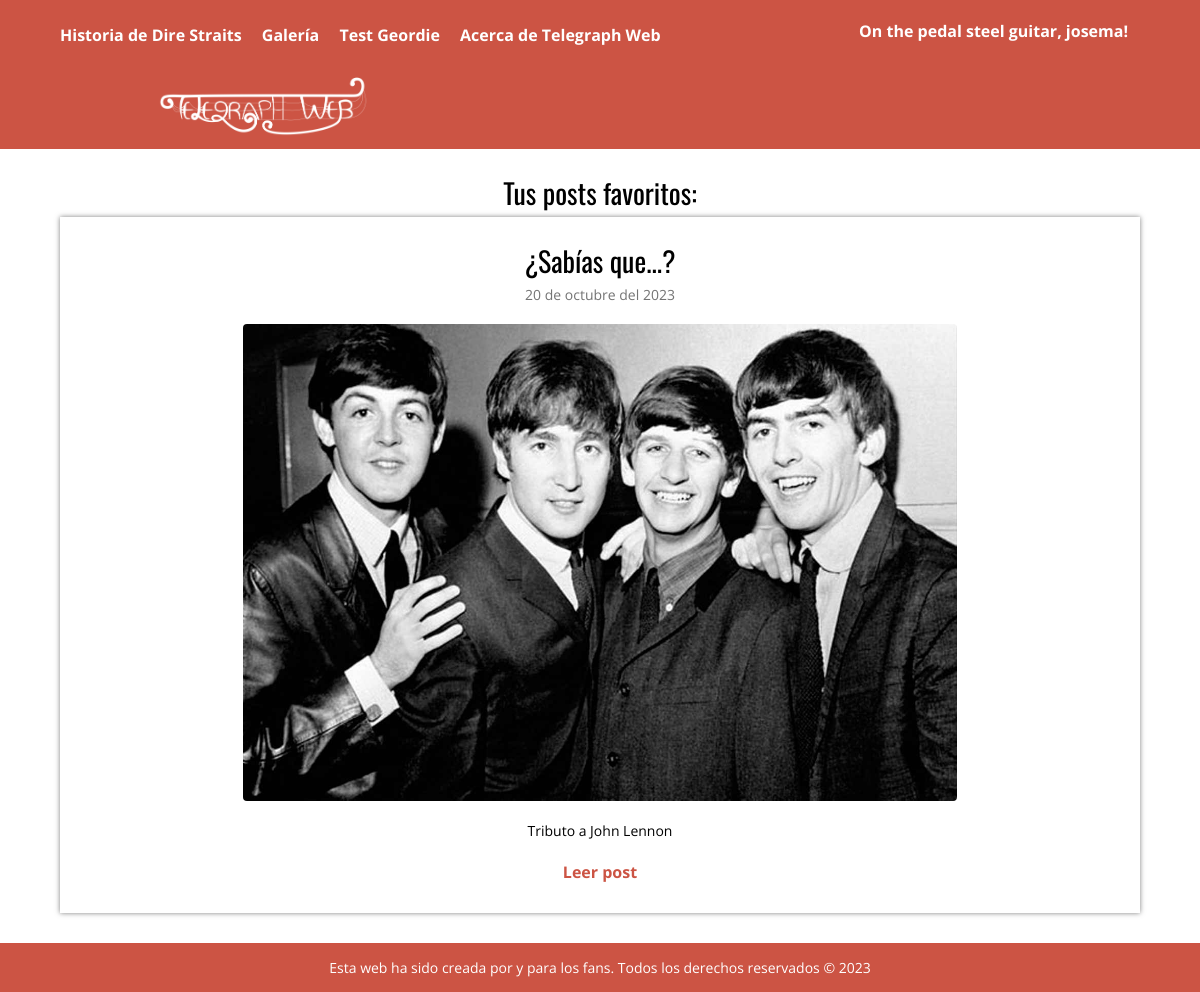
The app's page /model/personal/favoritos.php?usuario=josema (signed in) with its own data.
### tables this page shows
CREATE TABLE `comunidad` (
  `id_post` int(11) NOT NULL,
  `id_usuario` int(11) NOT NULL,
  `titulo_post` varchar(50) NOT NULL DEFAULT '0',
  `descripcion_post` varchar(200) NOT NULL DEFAULT '0',
  `fecha_post` timestamp NOT NULL DEFAULT current_timestamp(),
  `texto_post` text NOT NULL,
  `imagen_post` varchar(50) NOT NULL DEFAULT '0',
  `fecha_post_editado` timestamp NULL DEFAULT NULL,
  `upvotes_post` int(11) DEFAULT 0,
  `favoritos_post` int(11) DEFAULT 0
);

### model/personal/favoritos.php (called while the page is built, shortened)
<?php
require '../../recursos/funciones.php';
require '../../recursos/config.php';
$conexion = conexion($bd_config);
$usuario = $_GET['usuario'];
$statement = $conexion->prepare("SELECT * FROM comunidad INNER JOIN usuarios ON FIND_IN_SET(comunidad.id_post, usuarios.favoritos_usuario) > 0 AND usuarios.login_usuario = '$usuario'");
$statement->execute();
$resultado = $statement->fetchAll();
if (empty($resultado)) {
    $titulo = 'No tienes posts favoritos';
    $noResultados = true;
} else {
    $titulo = 'Tus posts favoritos: ';
}
require "../../views/header.php";
require '../../views/personal/favoritos.view.php';
require "../../views/footer.php";

### recursos/funciones.php (called while the page is built, shortened)
<?php
function fecha($fecha)
{
  $timestamp = strtotime($fecha);
  $meses = array("enero", "febrero", "marzo", "abril", "mayo", "junio", "julio", "agosto", "septiembre", "octubre", "noviembre", "diciembre");
  $dia = date('d', $timestamp);
  $mes = date('m', $timestamp) - 1;
  $year = date('Y', $timestamp);
  $fecha = "$dia de " . $meses[$mes] . " del $year";
  return $fecha;
}

### views/personal/favoritos.view.php (the view)
<div class="contenedor">
<h2 class="titulo busqueda"><?php echo $titulo?></h2> <?php
    foreach ($resultado as $articulo) { ?>
        <div class="post">
            <article>
                <h2 class="titulo"><a href="../principal/ver-post.php?id=<?php echo $articulo['id_post']; ?>"><?php echo $articulo['titulo_post']?></a></h2>
                <p class="fecha"><?php echo fecha($articulo['fecha_post'])?></p>
                <div class="thumb">
                    <a href="../principal/ver-post.php?id=<?php echo $articulo['id_post'];?>">
                        <img src="<?php echo RUTA; ?>/recursos/imagenes/comunidad/<?php echo $articulo['imagen_post']?>" alt="">
                    </a>
                </div>
                <p class="descripcion"><?php echo $articulo['descripcion_post']?></p>
                <a href="../principal/ver-post.php?id=<?php echo $articulo['id_post'];?>" class="continuar">Leer post</a>
            </article>
        </div>
    <?php
    }
    ?>
</div>

### recursos/css/estilo.css (style rules this page uses)
* { margin: 0; padding: 0; -webkit-box-sizing: border-box; -moz-box-sizing: border-box; box-sizing: border-box; }
body { font-size: 16px; font-family: 'Open Sans', sans-serif; background-image: url("../imagenes/recursos/background-light.png"); background-attachment: fixed; background-position: center; background-repeat: no-repeat; }
h1, h2, h3, h4, h5, h6 { font-family: "Oswald", Arial, Sans-serif; font-weight: normal; }
a { text-decoration: none; color: rgb(204, 84, 68); }
.contenedor { max-width: 1200px; width: 90%; margin: auto; animation: transitionIn 1s; }
.post { width: 100%; background: #ffffffc4; box-shadow: 0px 0px 5px rgba(0, 0, 0, .5); margin-bottom: 30px; padding: 30px; text-align: center; }
.post article .titulo { font-family: "Oswald", Arial, Sans-serif; font-size: 28px; font-weight: normal; line-height: 28px; margin-bottom: 10px; }
.busqueda { font-family: "Oswald", Arial, Sans-serif; font-size: 28px; font-weight: normal; line-height: 28px; margin-bottom: 10px; text-align: center; }
.post article .titulo a { color: #000; }
.post article .fecha { color: #747474; font-size: 14px; margin-bottom: 20px; }
.post article .thumb { margin-bottom: 20px; }
.post article .thumb img { vertical-align: top; width: 70%; border-radius: 4px; }
.post article .descripcion { font-size: 14px; line-height: 20px; margin-bottom: 20px; }
.post article .continuar { color: rgb(204, 84, 68); font-weight: bold; }
*, *:before, *:after { box-sizing: border-box; margin: 0; padding: 0; }
:root { --card-height: 5vw; --card-margin: 35vw; --card-top-offset: 1em; --numcards: 4; --numcards-2: 7; --outline-width: 0px; }
@media (max-width: 1365px) { body { background-size: 95%; } }

### records on screen
comunidad: titulo_post "¿Sabías que...?", fecha_post "20 de octubre del 2023", imagen_post (picture), descripcion_post "Tributo a John Lennon"

### other values on screen
$_SESSION['frase'] "On the pedal steel guitar"
$_SESSION['usuario'] "josema"
$titulo "Tus posts favoritos:"
